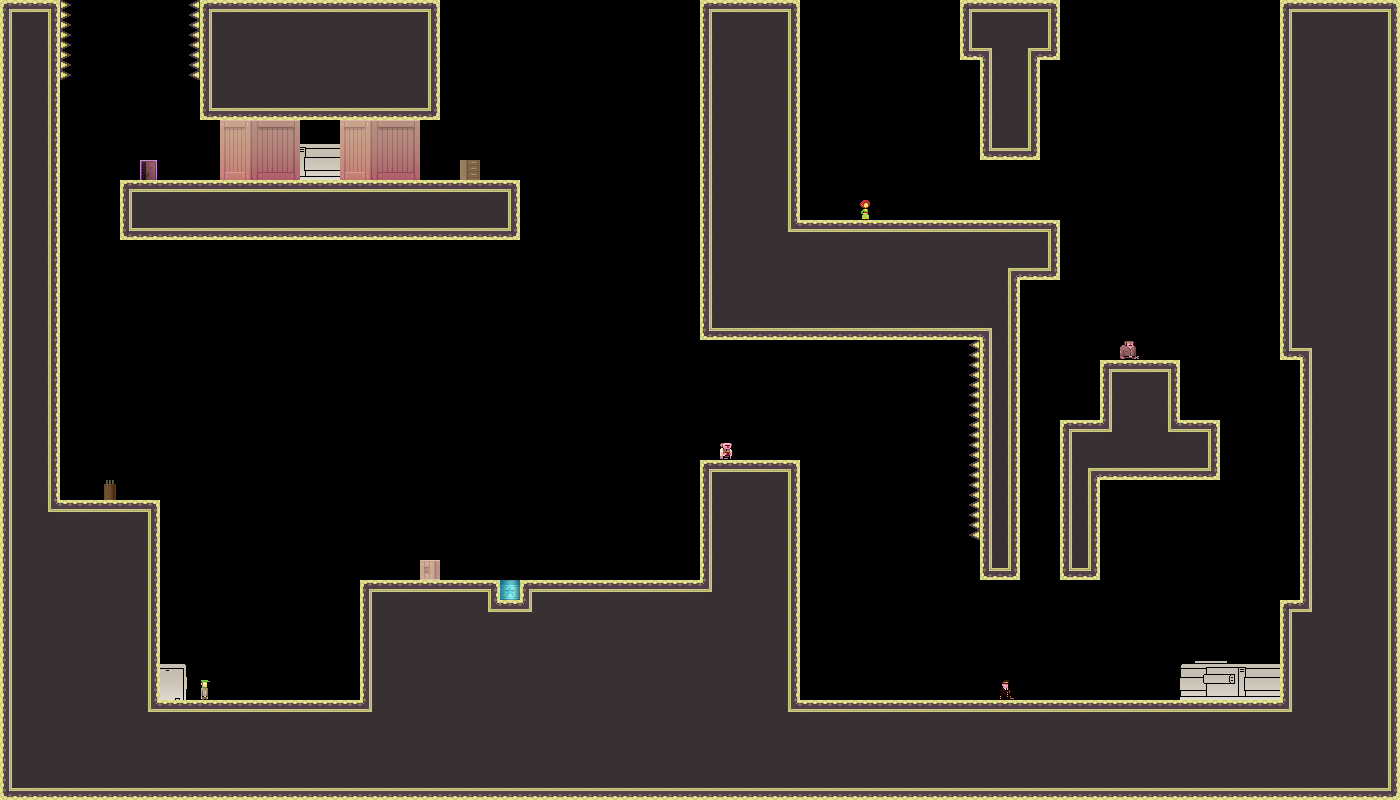

Rendered tile map (Tiled .tmx) drawn with the repository's tilesets; below, a short description and the map source with its tile grids summarised:
An orthogonal 70x40 tile map with 20x20 px tiles, 1 tile layer (bg) and 3 objects.

<map version="1.0" orientation="orthogonal" width="70" height="40" tilewidth="20" tileheight="20">
 <properties>
  <property name="liselotStart" value="YES" />
 </properties>
 <tileset firstgid="1" name="tiles_military" tilewidth="20" tileheight="20">
  <image source="../../../../../XNAModeContent/Lemonade/tiles_military.png" width="400" height="400" />
  <terraintypes>
   <terrain name="solid" tile="151" />
   <terrain name="hollow" tile="94" />
  </terraintypes>
  <tile id="8" terrain=",,,1" />
  <tile id="9" terrain=",,1,1" />
  <tile id="10" terrain=",,1,1" />
  <tile id="11" terrain=",,1,1" />
  <tile id="12" terrain=",,1,1" />
  <tile id="13" terrain=",,1,1" />
  <tile id="14" terrain=",,1," />
  <tile id="15" terrain="1,1,1," />
  <tile id="16" terrain="1,1,,1" />
  <tile id="28" terrain=",1,,1" />
  <tile id="34" terrain="1,,1," />
  <tile id="35" terrain="1,,1,1" />
  <tile id="36" terrain=",1,1,1" />
  <tile id="48" terrain=",1,,1" />
  <tile id="54" terrain="1,,1," />
  <tile id="68" terrain=",1,,1" />
  <tile id="74" terrain="1,,1," />
  <tile id="88" terrain=",1,,1" />
  <tile id="94" terrain="1,,1," />
  <tile id="108" terrain=",1,,1" />
  <tile id="114" terrain="1,,1," />
  <tile id="128" terrain=",1,," />
  <tile id="129" terrain="1,1,," />
  <tile id="130" terrain="1,1,," />
  <tile id="131" terrain="1,1,," />
  <tile id="132" terrain="1,1,," />
  <tile id="133" terrain="1,1,," />
  <tile id="134" terrain="1,,," />
  <tile id="148" terrain=",,,0" />
  <tile id="149" terrain=",,0,0" />
  <tile id="150" terrain=",,0," />
  <tile id="151" terrain="0,0,0," />
  <tile id="152" terrain="0,0,," />
  <tile id="153" terrain="0,0,,0" />
  <tile id="168" terrain=",0,,0" />
  <tile id="170" terrain="0,,0," />
  <tile id="171" terrain="0,,0," />
  <tile id="173" terrain=",0,,0" />
  <tile id="188" terrain=",0,," />
  <tile id="189" terrain="0,0,," />
  <tile id="190" terrain="0,,," />
  <tile id="191" terrain="0,,0,0" />
  <tile id="192" terrain=",,0,0" />
  <tile id="193" terrain=",0,0,0" />
  <tile id="194" terrain="0,0,0,0" />
  <tile id="195" terrain="1,1,1,1" />
  <tile id="356">
   <properties>
    <property name="LargeCrate" value="" />
   </properties>
  </tile>
  <tile id="380">
   <properties>
    <property name="Andre" value="" />
   </properties>
  </tile>
  <tile id="381">
   <properties>
    <property name="Liselot" value="" />
   </properties>
  </tile>
  <tile id="382">
   <properties>
    <property name="Amsterdaam" value="" />
   </properties>
  </tile>
  <tile id="383">
   <properties>
    <property name="Worker" value="" />
   </properties>
  </tile>
  <tile id="384">
   <properties>
    <property name="Inspector" value="" />
   </properties>
  </tile>
  <tile id="385">
   <properties>
    <property name="Chef" value="" />
   </properties>
  </tile>
  <tile id="386">
   <properties>
    <property name="Exit" value="" />
   </properties>
  </tile>
  <tile id="387">
   <properties>
    <property name="Trampoline" value="" />
   </properties>
  </tile>
  <tile id="388">
   <properties>
    <property name="SmallCrate" value="" />
   </properties>
  </tile>
  <tile id="389">
   <properties>
    <property name="SugarBag" value="" />
   </properties>
  </tile>
 </tileset>
 <layer name="bg" width="70" height="40">
  <data>[2800 cells, 1332 non-empty, 62 distinct tile ids]</data>
 </layer>
 <objectgroup name="boxes" width="70" height="40">
  <object x="580" y="240">
   <polyline points="0,0 0,260" />
  </object>
  <object x="840" y="460">
   <polyline points="0,0 0,180" />
  </object>
  <object x="1100" y="220">
   <polyline points="0,0 120,0 120,180 160,180 160,340" />
  </object>
 </objectgroup>
</map>
